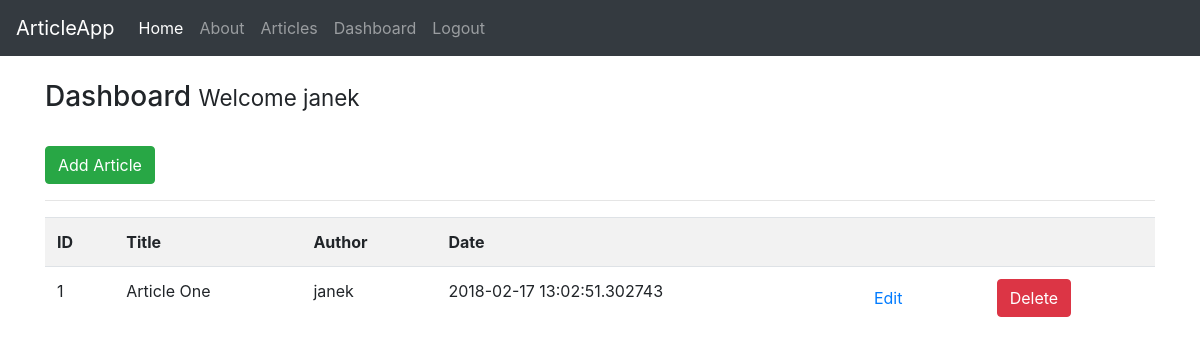
The page /dashboard (signed in) on the database its author committed.
### models.py (models this page shows, shortened)
class Articles(db.Model):
    __tablename__ = 'articles'
    id = db.Column(db.Integer, primary_key=True)
    title = db.Column(db.String(80), nullable=False)
    content = db.Column(db.Text()) #w przypadku długiego tekstu, string zajmuje zawsze miejsce w tabeli, text nie zajmuje miejsa w samej tabeli
    author = db.Column(db.String(30), nullable=False)
    created = db.Column(db.DateTime(), nullable=False, default=datetime.utcnow)

### views.py (the view)
@blog.route('/dashboard')
@is_logged_in #możemy to wspisać dzięki wrap, zabrania dostępu przez wpisanie adresu ręcznie
def dashboard():
    articles = Articles.query.order_by(desc(Articles.created))
    if articles:
        return render_template('dashboard.html', articles=articles)
    else:
        msg = 'No articles found'
        return render_template('dashboard.html', msg=msg)

### views.py (called while the page is built)
def is_logged_in(f):
    @wraps(f)
    def wrap(*args, **kwargs):
        if 'logged_in' in session:
            return f(*args, **kwargs)
        else:
            flash('Unauthorized, please login', 'danger')
            return redirect(url_for('blog.login'))
    return wrap

### templates/dashboard.html (shortened to what this page needs)
{% extends 'layout.html' %}
{% block body %}
<br>
    <h3>Dashboard <small>Welcome {{session.username}}</small></h3>
    <br>
    <a class="btn btn-success" href="/add_article">Add Article</a>
    <hr>
<table class="table table-striped">
    <tr>
        <th>ID</th>
        <th>Title</th>
        <th>Author</th>
        <th>Date</th>
        <th></th>
        <th></th>
    </tr>
    {% for article in articles %}
        <tr>
            <td>{{article.id}}</td>
            <td>{{article.title}}</td>
            <td>{{article.author}}</td>
            <td>{{article.created}}</td>
            <td><a href="edit_article/{{article.id}}" class="btn btn-default pull-right">Edit</a> </td>
            <td>
                <form action="{{url_for('blog.delete_article', id=article.id)}}" method="POST">
                    <input type="submit" value="Delete" class="btn btn-danger">
                </form>
            </td>
    {% endfor %}
    </tr>
</table>
{% endblock %}

### templates/layout.html (shortened to what this page needs)
<!DOCTYPE html>
<html lang="en">
<head>
    <link href="https://maxcdn.bootstrapcdn.com/bootstrap/4.0.0/css/bootstrap.min.css" rel="stylesheet">
</head>
<body>
    {% include 'includes/_navbar.html' %}
    <div class="container">
    {% block body %}
    {% endblock %}
        </div>
</body>
</html>

### templates/includes/_navbar.html (shortened to what this page needs)
<nav class="navbar navbar-expand-lg navbar-dark bg-dark">
  <a class="navbar-brand" href="/">ArticleApp</a>
  <div class="collapse navbar-collapse" id="navbarNavAltMarkup">
    <div class="navbar-nav">
      <a class="nav-item nav-link active" href="/">Home <span class="sr-only">(current)</span></a>
      <a class="nav-item nav-link" href="/about">About</a>
      <a class="nav-item nav-link" href="/articles">Articles</a>
    </div>
    <div class="navbar-nav navbar-right pull-right">
      {% if session.logged_in %}
      <a class="nav-item nav-link" href="/dashboard">Dashboard</a>
      <a class="nav-item nav-link" href="/logout">Logout</a>
      {% else %}
      <a class="nav-item nav-link" href="/login">Login</a>
      <a class="nav-item nav-link" href="/register">Register</a>
      {% endif %}
    </div>
  </div>
</nav>

### rows shown on the page
Articles: username "janek", id "1", title "Article One", author "janek", created "2018-02-17 13:02:51.302743"
